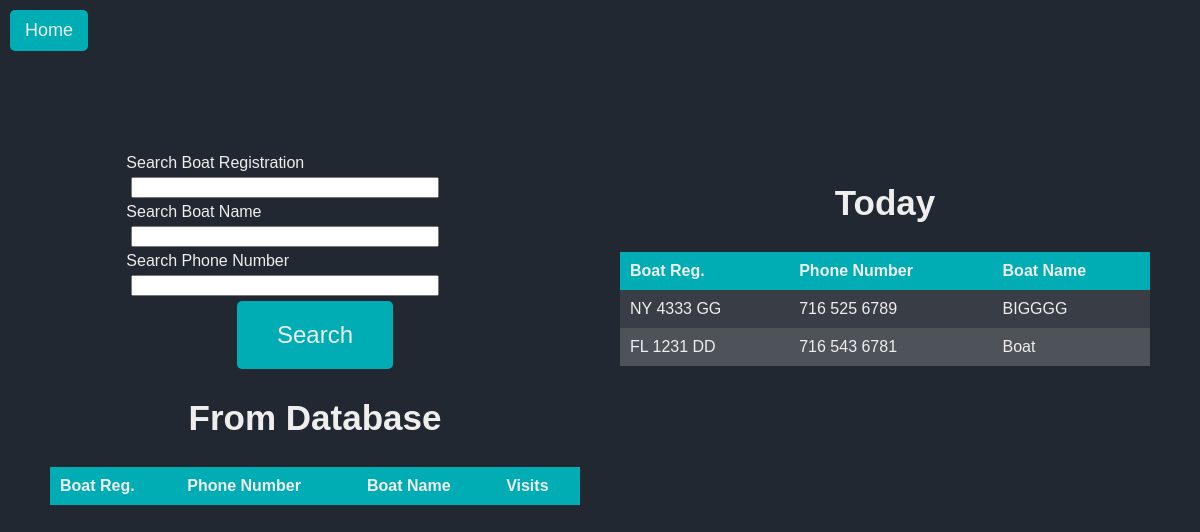
Page /search (signed in) on the committed database.
### website/models.py (models this page shows)
class Boat(db.Model):
    id = db.Column(db.Integer, primary_key=True)
    boat_reg = db.Column(db.String(150), unique=True)
    sanitized_boat_reg = db.Column(db.String(150), unique=True)
    boat_name = db.Column(db.String(150))
    sanitized_boat_name = db.Column(db.String(150))
    phone_number = db.Column(db.String(150))
    sanitized_phone_number = db.Column(db.String(150))
    owner_name = db.Column(db.String(150))
    sanitized_owner_name = db.Column(db.String(150))
    boat_size = db.Column(db.Integer)
    email = db.Column(db.String(150))
    zipcode = db.Column(db.String(150))
    visits = db.relationship('Visit', backref='boat')
    current_boats_id = db.Column(db.Integer, db.ForeignKey('current_boats.id'))

### website/views.py (the view, shortened to what this page needs)
@views.route('/search', methods=['GET','POST'])
@login_required
def search():
    form = SearchForm()
    results = []
    resultsToday = []
    if CurrentBoats.query.first():
        resultsToday = CurrentBoats.query.first().boats.all()
        print(resultsToday)
    return render_template('search.html', form=form, boats=results, currentboats=resultsToday)

### website/forms.py
class SearchForm(FlaskForm):
    boat_reg = StringField('Search Boat Registration')
    boat_name = StringField('Search Boat Name')
    phone_number = StringField('Search Phone Number')
    submit = SubmitField('Submit')

### website/templates/search.html (shortened to what this page needs)
{% extends "base.html" %}
{%block head%}<a href="{{ url_for('views.home') }}"id="home-btn">Home</a>{%endblock%}
{%block styles%}static/search-styles.css{%endblock%}
{% block content%}
<div id="main-container">
  <div id="left-container" style="flex: 1;">
    <div id="search-container">
      <form method="POST" id="search">
        <div class="form-group">
          {{ form.boat_reg.label }}
          {{ form.boat_reg(class="form-control") }}
        </div>
        <div class="form-group">
          {{ form.boat_name.label }}
          {{ form.boat_name(class="form-control") }}
        </div>
        <div class="form-group">
          {{ form.phone_number.label }}
          {{ form.phone_number(class="form-control") }}
        </div>
        <div id="button-container">
          <button type="submit" class="btn btn-primary" id="login-btn" name="submit-button" value="search">Search</button>
        </div>
      </form>
    </div>
    <div id="table-container">
      <h2>From Database</h2>
      <table id="search-results">
        <thead>
          <tr>
            <th>Boat Reg.</th>
            <th>Phone Number</th>
            <th>Boat Name</th>
            <th>Visits</th>
          </tr>
        </thead>
      </table>
    </div>
  </div>
  <div id="right-container" style="flex: 1;">
    <div id="table-container">
      <h2>Today</h2>
      {%if currentboats%}
      <table id="current-boats">
        <thead>
          <tr>
            <th>Boat Reg.</th>
            <th>Phone Number</th>
            <th>Boat Name</th>
          </tr>
        </thead>
        <tbody>
          {% for boat in currentboats %}
          <tr class="clickable-row" data-href="{{ url_for('views.log_boat', boat_reg=boat.boat_reg, boat_name=boat.boat_name, phone_number=boat.phone_number,  id=boat.id) }}">
            <td>{{ boat.boat_reg }}</td>
            <td>{{ boat.phone_number }}</td>
            <td>{{ boat.boat_name }}</td>
          </tr>
          {% endfor %}
        </tbody>
      </table>
      {% else %}
      <div id="button-container">
            <button type="submit" form="search" class="btn btn-primary" id="login-btn" name="submit-button" value="add">Add New Boat</button>
      </div>
      {%endif%}
    </div>
  </div>
</div>
{%endblock%}

### website/static/search-styles.css (style rules this page uses)
body { margin: 0; padding: 10px; font-family: Arial, sans-serif; background-color: #222831; color: #eeeeee; height: 100%; overflow: hidden; }
h2 { font-size: 35px; color: #eeeeee; width: 100%; text-align: center; }
#main-container { display: flex; justify-content: space-between; padding: 20px; box-sizing: border-box; height: calc(100vh - 40px); }
#left-container, #right-container { flex: 1; max-height: 100%; overflow: auto; padding: 20px; box-sizing: border-box; }
#search-container { display: flex; flex-direction: column; align-items: center; margin-bottom: 20px; }
input[type="text"] { margin: 5px; width: 100%; max-width: 300px; }
table { background-color: #393e46; border-collapse: collapse; width: 100%; }
th, td { padding: 10px; text-align: left; }
th { background-color: #00adb5; }
tr:nth-child(even) { background-color: #4e535a; }
#button-container { display: flex; justify-content: center; }
#login-btn { font-size: 24px; text-align: center; background-color: #00adb5; color: #eeeeee; padding: 20px 40px; border: none; cursor: pointer; transition: background-color 0.3s ease, transform 0.3s ease; border-radius: 5px; }
.clickable-row { cursor: pointer; }
#home-btn { font-size: 18px; background-color: #00adb5; color: #eeeeee; padding: 10px 15px; border: none; cursor: pointer; text-decoration: none; transition: background-color 0.3s ease, transform 0.3s ease; border-radius: 5px; display: inline-block; margin-right: 5px; }

### rows in the picture
Boat: boat_reg "NY 4333 GG", phone_number "716 525 6789", boat_name "BIGGGG"
Boat: boat_reg "FL 1231 DD", phone_number "716 543 6781", boat_name "Boat"
